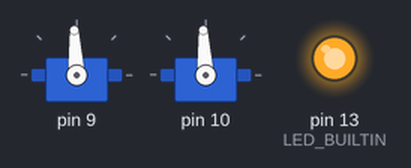
Bench run of a sketch on a simulated Arduino Uno, built with avr-gcc and run on an emulated ATmega328P. On the bench: 2 × servo, output pins drawn as LEDs (lit = HIGH).

Above: at 4.05 s.
At 6.0 s:
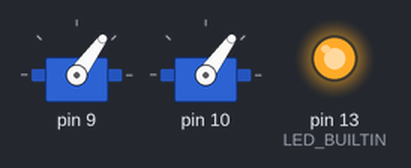
At 6.25 s:
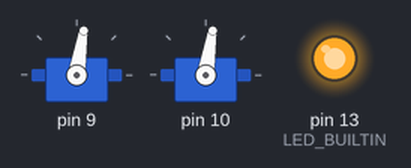
At 9.55 s:
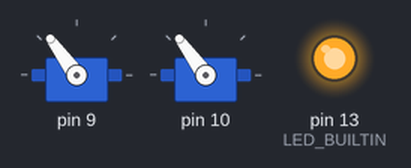
At 13.45 s:
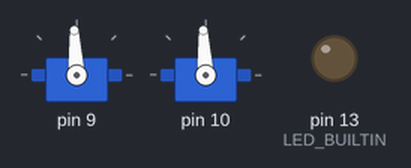
Timing chart, 0 to 16.4 s (numbered marks = the images above):
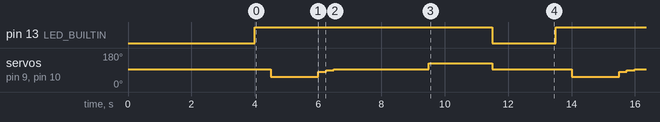

Measured:
- by itself, pin 13 (LED_BUILTIN): alternates HIGH for 7.5 s and LOW for 2.0 s
- by itself, servo on pin 9, servo on pin 10: repeats every 9.5 s: 81° 0.25 s, 90° 0.25 s, 93° 3.0 s, 126° 2.0 s, 93° 2.5 s, 54° 1.5 s

The sketch:

BLDC_test_oop.ino
```cpp
#include <Servo.h>

#define TFR 9
#define TFL 10


/* ------------Brush-Less DC motor class------------- */
//BLDC class created

class BLDC
{
  private:
    byte pin;
    Servo thruster;
  public:
    BLDC(){}
    BLDC(byte pin)
    {
      this -> pin = pin;
    }
    void init()
    {

      thruster.attach(pin,1000,2000);
      thruster.writeMicroseconds(1516);//93 degree

    }
    void stp()
    {
      thruster.writeMicroseconds(1516);
    }
    void cw(int frequency=1300)
    {
      thruster.writeMicroseconds(frequency);

    }
    void ccw(int frequency=1700)
    {
      thruster.writeMicroseconds(frequency);
    }
};
/* ------------Brush-Less DC motor class ends------------- */


BLDC thruster_FR(TFR);
BLDC thruster_FL(TFL);


void setup() {
  pinMode(LED_BUILTIN, OUTPUT);

    // Thrusters initialization
  thruster_FR.init();
  thruster_FL.init();
  delay(4000);
  // put your setup code here, to run once:

}

void loop() {
  // put your main code here, to run repeatedly:
  bldc();
  delay(1000);
}


  void bldc()
{
    digitalWrite(LED_BUILTIN, HIGH);
    delay(500);
    thruster_FR.cw();
    thruster_FL.cw();
    delay(1500);
    thruster_FR.cw(1450);
    thruster_FL.cw(1450);
    delay(250);
    thruster_FR.cw(1500);
    thruster_FL.cw(1500);
    delay(250);
    thruster_FR.stp();
    thruster_FL.stp();
    delay(3000);
    thruster_FR.ccw();
    thruster_FL.ccw();
    delay(2000);
    thruster_FR.stp();
    thruster_FL.stp();
    digitalWrite(LED_BUILTIN, LOW);
    delay(1000);

}
```
